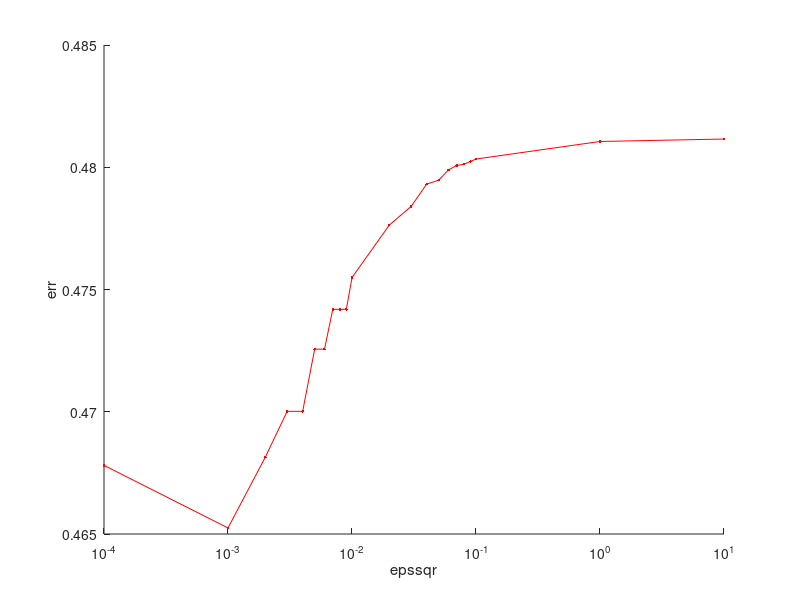

The MATLAB source for this figure:
% 1e7, normgp
data = ...
[ ...
0.0001,0.001,0.002,0.003,0.004,0.005,0.006,0.007,0.008,0.009,0.01,0.02,0.03,0.04,0.05,0.06,0.07,0.08,0.09,0.1,1,10;...
0.467808,0.465247,0.468143,0.470017,0.470017,0.47256,0.47256,0.474189,0.474189,0.474189,0.475489,0.477635,0.478399,0.479311,0.479469,0.479893,0.48007,0.480123,0.480235,0.480336,0.481054,0.481154;...
];

figure
hold on
plot(data(1,:),data(2,:),'r')
plot(data(1,:),data(2,:),'r.')
xlabel('epssqr')
ylabel('err')
set(gca,'Xscale','log')
hold off
